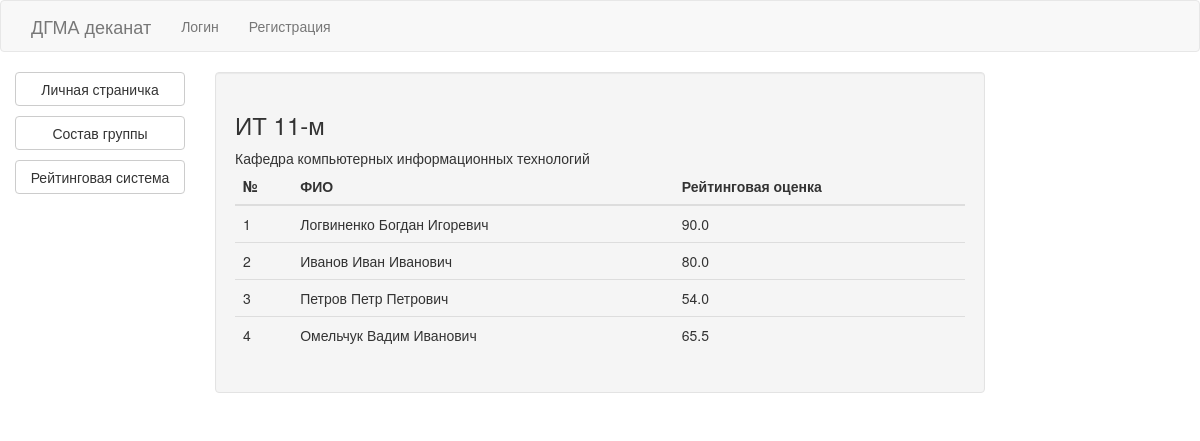
The page /student/2/group on the database as committed earlier.
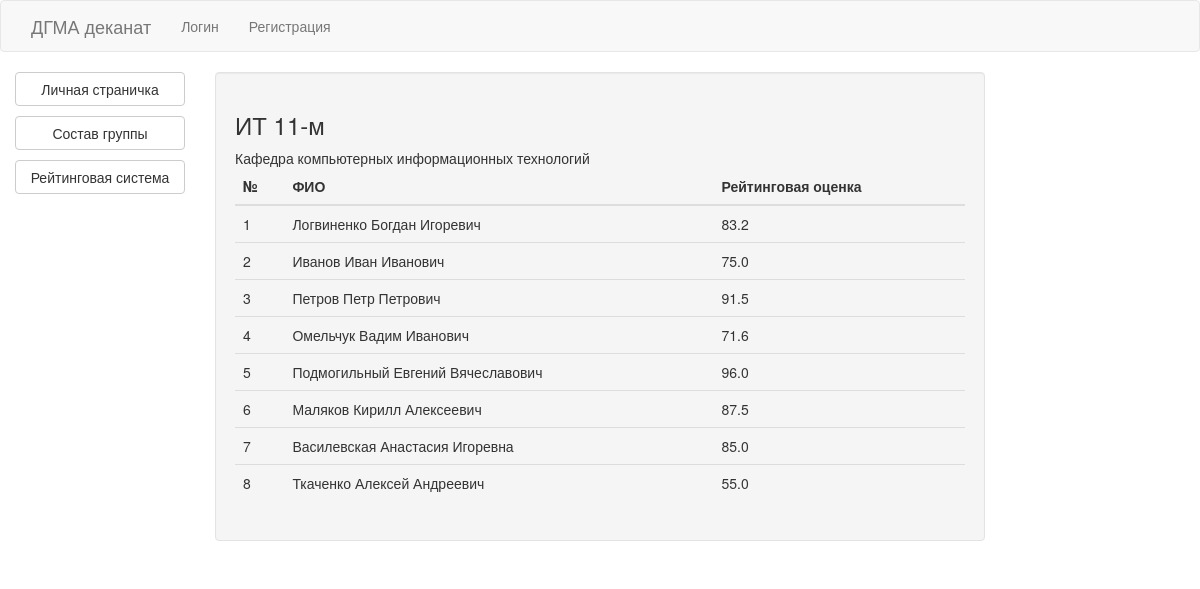
The same page on the database as committed later.
### models/group.py (models this page shows, shortened)
class Group(db.Model):
    id = db.Column(db.Integer, primary_key=True, autoincrement=True)
    name = db.Column(db.String(40))
    cathedra_id = db.Column(db.Integer, ForeignKey('cathedra.id'))
    cathedra = relationship("Cathedra")
    students = relationship("Student", back_populates="group")

### models/cathedra.py (models this page shows, shortened)
class Cathedra(db.Model):
    id = db.Column(db.Integer, primary_key=True, autoincrement=True)
    name = db.Column(db.String(50))
    short_name = db.Column(db.String(15))
    image = db.Column(db.String(100))
    facility_id = db.Column(db.Integer, ForeignKey('facility.id'))
    facility = relationship('Facility')

### models/student.py (models this page shows, shortened)
class Student(db.Model):
    id = db.Column(db.Integer, primary_key=True, autoincrement=True)
    user_id = db.Column(db.Integer, ForeignKey('user.id'))
    user = relationship("User")
    group_id = db.Column(db.Integer, ForeignKey('group.id'))
    group = relationship("Group")
    photo = db.Column(db.String(100))
    receipt_trimester_id = db.Column(db.Integer, ForeignKey('trimester.id'))
    receipt_trimester = relationship("Trimester")
    marks = relationship("StudentSubjectMark", back_populates='student')
    def get_avg_mark(self):
        marks = StudentSubjectMark.query.filter_by(student_id=self.id).all()
        if len(marks) == 0:
            return 0
        return sum([m.mark for m in marks]) / len(marks)

### models/user.py (models this page shows, shortened)
class User(db.Model):
    id = db.Column(db.Integer, primary_key=True, autoincrement=True)
    name = db.Column(db.String(50))
    second_name = db.Column(db.String(50))
    middle_name = db.Column(db.String(50))
    password = db.Column(db.String(50))
    email = db.Column(db.String(50), unique=True, index=True)
    birthday = db.Column(db.Date)

### models/student_subject_mark.py (models this page shows, shortened)
class StudentSubjectMark(db.Model):
    id = db.Column(db.Integer, primary_key=True, autoincrement=True)
    student_id = db.Column(db.Integer, ForeignKey('student.id'))
    student = relationship("Student")
    subject_id = db.Column(db.Integer, ForeignKey('subject.id'))
    subject = relationship("Subject")
    mark = db.Column(db.Integer)
    date = db.Column(db.Date)

### blueprints/student.py (the view)
@student.route('/student/<int:id>/group')
def group(id):
    student = Student.query.get_or_404(id)
    return render_template('group/students/students.html', student=student)

### templates/group/students/students.html
{% extends 'student_layout.html' %}
{% block student_content %}
    <div class="container-fluid">
        <h3>{{ student.group.name }}</h3>
        {{ student.group.cathedra.name }}
        <table class="table">
            <thead>
            <tr>
                <th>№</th>
                <th>ФИО</th>
                <th>Рейтинговая оценка</th>
            </tr>
            </thead>
            <tbody>
            {% for s in student.group.students %}
                <tr>
                    <td>{{ loop.index }}</td>
                    <td>{{ s.user.second_name }} {{ s.user.name }} {{ s.user.middle_name }}</td>
                    <td>{{ s.get_avg_mark()|round(1, 'floor') }}</td>
                </tr>
            {% endfor %}
            </tbody>
        </table>
    </div>
{% endblock %}

### templates/student_layout.html (shortened to what this page needs)
{% extends 'layout.html' %}
{% block content %}
    <div class="container-fluid text-center">
        <div class="row content">
            <div class="col-sm-2 sidenav">
                <p><a class="btn btn-default btn-block" href="{{ url_for('student_page.detail', id=student.id) }}">Личная
                    страничка</a></p>
                <p><a class="btn btn-default btn-block" href="{{ url_for('student_page.group', id=student.id) }}">Состав
                    группы</a></p>
                <p><a class="btn btn-default btn-block" href="{{ url_for('student_page.all') }}">Рейтинговая система</a></p>
            </div>
            <div class="col-sm-8 text-left">
                <div class="container-fluid well">
                    <div class="row">
                        {% block student_content %} {% endblock %}
                    </div>
                </div>
            </div>
            <div class="col-sm-2 sidenav">
            </div>
        </div>
    </div>
{% endblock %}

### templates/layout.html
{% extends "bootstrap/base.html" %}
{% block navbar %}
    <nav class="navbar navbar-default">
        <div class="container-fluid">
            <div class="collapse navbar-collapse">
                <ul class="nav navbar-nav">
                    <li><a href="{{ url_for('site.index') }}" class="navbar-brand">ДГМА деканат</a></li>
                    {% if not current_user.is_authenticated %}
                        <li><a href="{{ url_for('site.login') }}">Логин</a></li>
                        <li><a href="{{ url_for('site.register') }}">Регистрация</a></li>
                    {% else %}
                        <li><a href="{{ url_for('site.logout') }}">Выход</a></li>
                    {% endif %}
                </ul>
            </div>
        </div>
    </nav>
{% endblock %}

Rows that differ between the two databases and show on the page:
changed Student "Логвиненко": get_avg_mark "90.0" → "83.2"
computed for Student "Иванов": get_avg_mark "80.0" → "75.0"
computed for Student "Петров": get_avg_mark "54.0" → "91.5"
computed for Student "Омельчук": get_avg_mark "65.5" → "71.6"
added Student: user.second_name "Подмогильный", user.name "Евгений", user.middle_name "Вячеславович", get_avg_mark "96.0"
added Student: user.second_name "Маляков", user.name "Кирилл", user.middle_name "Алексеевич", get_avg_mark "87.5"
added Student: user.second_name "Василевская", user.name "Анастасия", user.middle_name "Игоревна", get_avg_mark "85.0"
added Student: user.second_name "Ткаченко", user.name "Алексей", user.middle_name "Андреевич", get_avg_mark "55.0"
